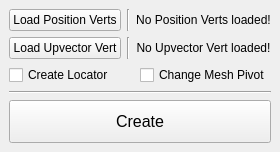
<?xml version="1.0" encoding="UTF-8"?>
<ui version="4.0">
 <class>triangulatePivot_MainWindow</class>
 <widget class="QMainWindow" name="triangulatePivot_MainWindow">
  <property name="geometry">
   <rect>
    <x>0</x>
    <y>0</y>
    <width>256</width>
    <height>152</height>
   </rect>
  </property>
  <property name="windowTitle">
   <string>Triangulate Pivot</string>
  </property>
  <widget class="QWidget" name="centralwidget">
   <layout class="QVBoxLayout" name="verticalLayout">
    <item>
     <layout class="QGridLayout" name="gridLayout">
      <item row="0" column="0">
       <widget class="QPushButton" name="loadPositionVerts_pushButton">
        <property name="sizePolicy">
         <sizepolicy hsizetype="Expanding" vsizetype="Expanding">
          <horstretch>0</horstretch>
          <verstretch>0</verstretch>
         </sizepolicy>
        </property>
        <property name="text">
         <string>Load Position Verts</string>
        </property>
       </widget>
      </item>
      <item row="0" column="1">
       <widget class="Line" name="line_2">
        <property name="orientation">
         <enum>Qt::Vertical</enum>
        </property>
       </widget>
      </item>
      <item row="0" column="2">
       <widget class="QLabel" name="positionVerts_label">
        <property name="text">
         <string>No Position Verts loaded!</string>
        </property>
        <property name="alignment">
         <set>Qt::AlignCenter</set>
        </property>
       </widget>
      </item>
      <item row="1" column="0">
       <widget class="QPushButton" name="loadUpVert_pushButton">
        <property name="sizePolicy">
         <sizepolicy hsizetype="Expanding" vsizetype="Expanding">
          <horstretch>0</horstretch>
          <verstretch>0</verstretch>
         </sizepolicy>
        </property>
        <property name="text">
         <string>Load Upvector Vert</string>
        </property>
       </widget>
      </item>
      <item row="1" column="1">
       <widget class="Line" name="line_3">
        <property name="orientation">
         <enum>Qt::Vertical</enum>
        </property>
       </widget>
      </item>
      <item row="1" column="2">
       <widget class="QLabel" name="upVert_label">
        <property name="text">
         <string>No Upvector Vert loaded!</string>
        </property>
        <property name="alignment">
         <set>Qt::AlignCenter</set>
        </property>
       </widget>
      </item>
     </layout>
    </item>
    <item>
     <layout class="QHBoxLayout" name="horizontalLayout">
      <item>
       <widget class="QCheckBox" name="locator_checkBox">
        <property name="enabled">
         <bool>true</bool>
        </property>
        <property name="text">
         <string>Create Locator</string>
        </property>
        <property name="checked">
         <bool>false</bool>
        </property>
       </widget>
      </item>
      <item>
       <widget class="QCheckBox" name="mesh_checkBox">
        <property name="enabled">
         <bool>true</bool>
        </property>
        <property name="text">
         <string>Change Mesh Pivot</string>
        </property>
        <property name="checked">
         <bool>false</bool>
        </property>
       </widget>
      </item>
     </layout>
    </item>
    <item>
     <widget class="Line" name="line">
      <property name="orientation">
       <enum>Qt::Horizontal</enum>
      </property>
     </widget>
    </item>
    <item>
     <widget class="QPushButton" name="create_pushButton">
      <property name="sizePolicy">
       <sizepolicy hsizetype="Expanding" vsizetype="MinimumExpanding">
        <horstretch>0</horstretch>
        <verstretch>0</verstretch>
       </sizepolicy>
      </property>
      <property name="minimumSize">
       <size>
        <width>0</width>
        <height>40</height>
       </size>
      </property>
      <property name="font">
       <font>
        <pointsize>12</pointsize>
       </font>
      </property>
      <property name="text">
       <string>Create</string>
      </property>
     </widget>
    </item>
   </layout>
  </widget>
 </widget>
 <resources/>
 <connections/>
</ui>
